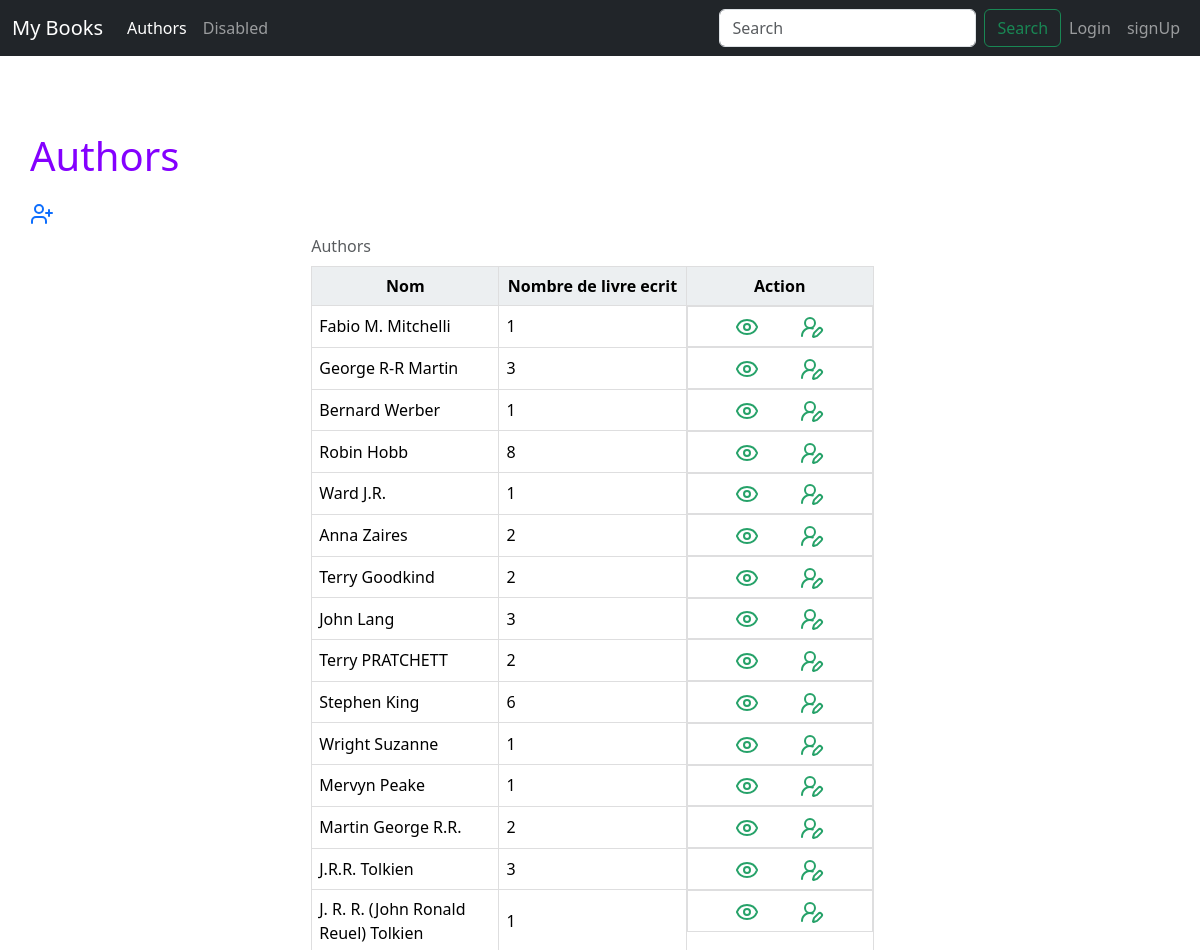
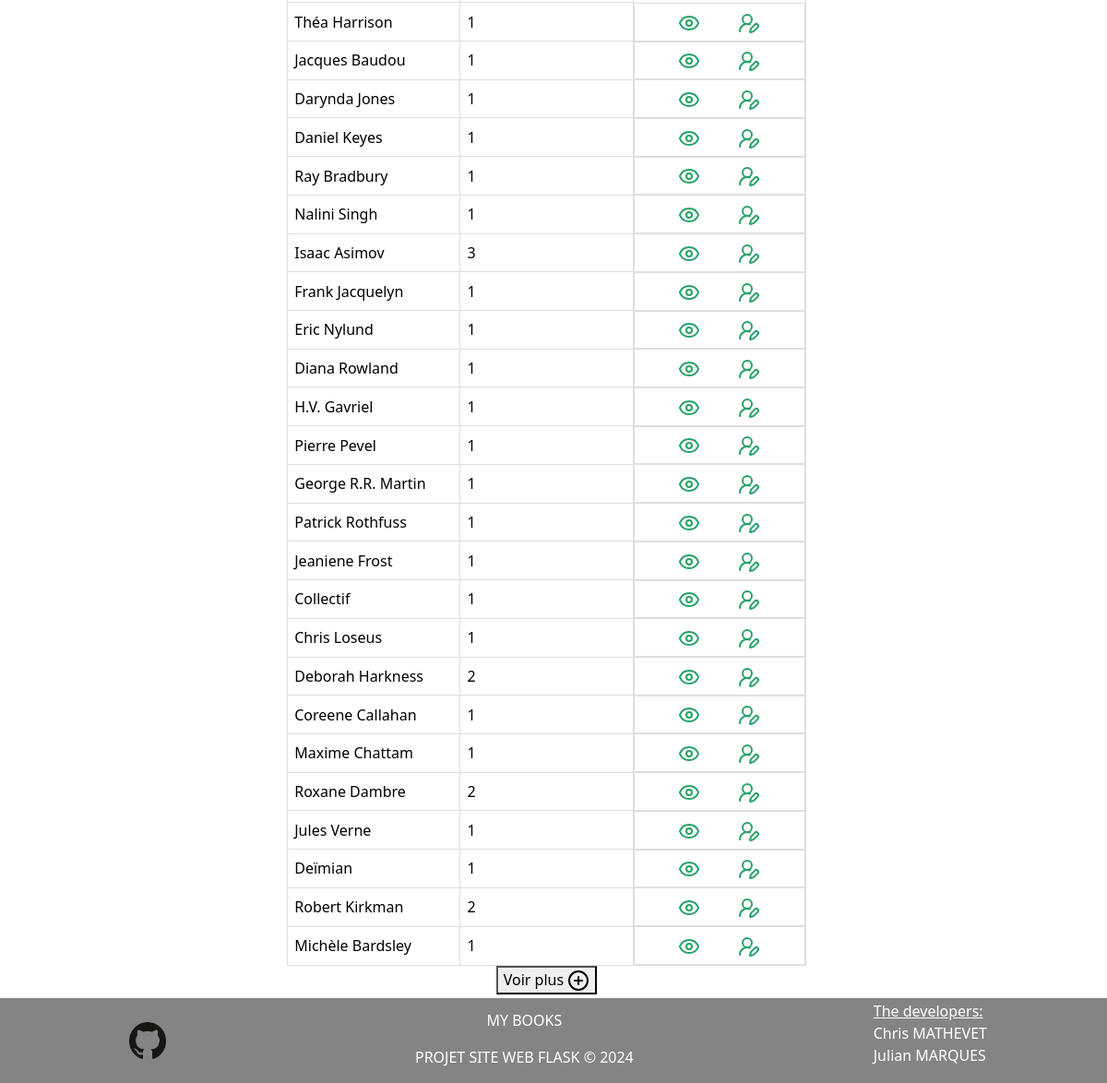
/view/author?lim=40, run on the app's committed database (2 pictures, top to bottom).
### myApp/models.py (models this page shows, shortened)
class Author(db.Model):
    id = db.Column(db.Integer, primary_key=True)
    name = db.Column(db.String(100))
    def get_nb_books_by_author(self):
        return len(get_books_by_author(self.id))

### myApp/views.py (the view)
@app.route("/view/author")
def list_author():
    lim = int(request.args.get('lim', 10))
    return render_template(
        "authors.html",
        title="Authors",
        limiteAutheur=lim,
        authors=mod.get_sample_authors(lim))

### myApp/models.py (called while the page is built)
def get_sample_authors(lim = 10):
    return Author.query.limit(lim).all()

def get_books_by_author(id:int):
    return Author.query.get_or_404(id).books.all()

### myApp/templates/authors.html (shortened to what this page needs)
{% extends 'baseBS.html' %}
{% block styles %}
{{ super() }}
<link rel="stylesheet" href="{{ url_for('static',
filename='home.css')}}">
<link rel="stylesheet" href="{{ url_for('static',
filename='tableau.css')}}">
{% endblock %}
{% block content %}
<h1>{{title}}</h1>
<a href="{{ url_for('add_author')}}">
</a>
<div class="sample">
    <table>
        <caption>Authors</caption>
        <thead>
            <tr style="text-align: center;">
                <th>Nom</th>
                <th>Nombre de livre ecrit</th>
                <th>Action</th>
            </tr>
            {% for x in authors %}
            <tr>
            <td>{{ x.name }}</td>
            <td>
                {{ x.get_nb_books_by_author()}}
            </td>
            <td style="text-align: center; display: flex; justify-content: space-evenly;">
                <a href="{{ url_for('one_author', id=x.id)}}">
                </a>
                <a href="{{ url_for('edit_author', id=x.id) }}">
                </a>
            </td>
            </tr>
            {% endfor %}
        </thead>
    </table>
    <a id="bas" href="{{ url_for('list_author', lim=limiteAutheur + 10) }}#bas">
        <button>Voir plus
            <svg xmlns="http://www.w3.org/2000/svg" width="24" height="24" viewBox="0 0 24 24" fill="none" stroke="currentColor" stroke-width="2" stroke-linecap="round" stroke-linejoin="round" class="lucide lucide-circle-plus"><circle cx="12" cy="12" r="10"/><path d="M8 12h8"/><path d="M12 8v8"/>
            </svg>
        </button>
    </a>
</div>
{% endblock %}

### myApp/static/home.css (style rules this page uses)
h1 { color: rgb(132, 0, 255); margin-top: 0.5em; margin-bottom: 0.5em; }
div.sample { text-align: center; margin-left: 25%; margin-right: 25%; }

### myApp/static/tableau.css (style rules this page uses)
table { border: 1px solid #dededf; height: 100%; width: 100%; table-layout: fixed; border-collapse: collapse; border-spacing: 2px; text-align: left; overflow: auto; }
caption { caption-side: top; text-align: left; }
th { border: 1px solid #dededf; background-color: #eceff1; color: #000000; padding: 7px; }
td { border: 1px solid #dededf; background-color: #ffffff; color: #000000; padding: 7px; }

### data on the page
Author: name "Fabio M. Mitchelli", get_nb_books_by_author "1"
Author: name "George R-R Martin", get_nb_books_by_author "3"
Author: name "Bernard Werber", get_nb_books_by_author "1"
Author: name "Robin Hobb", get_nb_books_by_author "8"
Author: name "Ward J.R.", get_nb_books_by_author "1"
Author: name "Anna Zaires", get_nb_books_by_author "2"
Author: name "Terry Goodkind", get_nb_books_by_author "2"
Author: name "John Lang", get_nb_books_by_author "3"
Author: name "Terry PRATCHETT", get_nb_books_by_author "2"
Author: name "Stephen King", get_nb_books_by_author "6"
Author: name "Wright Suzanne", get_nb_books_by_author "1"
Author: name "Mervyn Peake", get_nb_books_by_author "1"
Author: name "Martin George R.R.", get_nb_books_by_author "2"
Author: name "J.R.R. Tolkien", get_nb_books_by_author "3"
Author: name "J. R. R. (John Ronald Reuel) Tolkien", get_nb_books_by_author "1"
Author: name "Théa Harrison", get_nb_books_by_author "1"
Author: name "Jacques Baudou", get_nb_books_by_author "1"
Author: name "Darynda Jones", get_nb_books_by_author "1"
Author: name "Daniel Keyes", get_nb_books_by_author "1"
Author: name "Ray Bradbury", get_nb_books_by_author "1"
Author: name "Nalini Singh", get_nb_books_by_author "1"
Author: name "Isaac Asimov", get_nb_books_by_author "3"
Author: name "Frank Jacquelyn", get_nb_books_by_author "1"
Author: name "Eric Nylund", get_nb_books_by_author "1"
Author: name "Diana Rowland", get_nb_books_by_author "1"
Author: name "H.V. Gavriel", get_nb_books_by_author "1"
Author: name "Pierre Pevel", get_nb_books_by_author "1"
Author: name "George R.R. Martin", get_nb_books_by_author "1"
Author: name "Patrick Rothfuss", get_nb_books_by_author "1"
Author: name "Jeaniene Frost", get_nb_books_by_author "1"
Author: name "Collectif", get_nb_books_by_author "1"
Author: name "Chris Loseus", get_nb_books_by_author "1"
Author: name "Deborah Harkness", get_nb_books_by_author "2"
Author: name "Coreene Callahan", get_nb_books_by_author "1"
Author: name "Maxime Chattam", get_nb_books_by_author "1"
Author: name "Roxane Dambre", get_nb_books_by_author "2"
Author: name "Jules Verne", get_nb_books_by_author "1"
Author: name "Deïmian", get_nb_books_by_author "1"
Author: name "Robert Kirkman", get_nb_books_by_author "2"
Author: name "Michèle Bardsley", get_nb_books_by_author "1"

### other printed values
{{ title }} "Authors"
